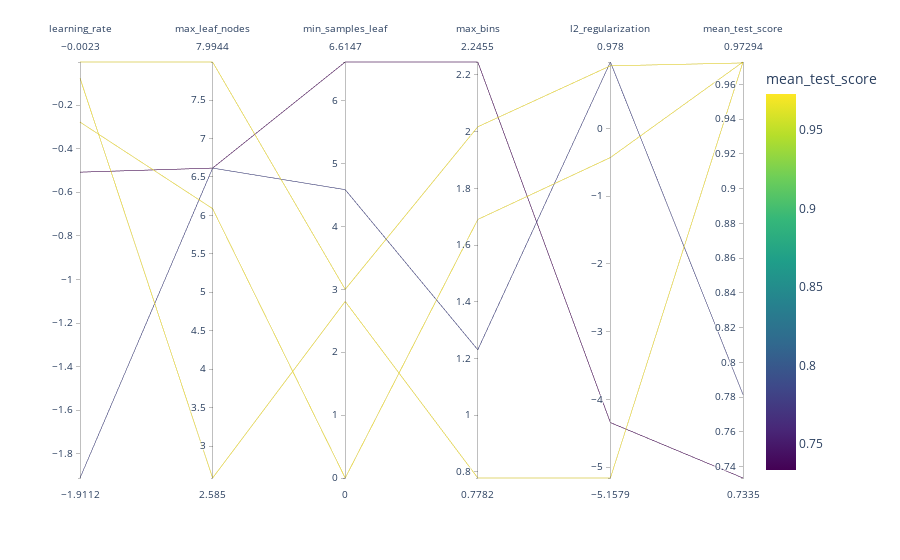

Write notebook code for a chart like this one.
### Code cell
import numpy as np
import plotly.express as px

# Rest of your code
log10_func = np.vectorize(np.log10)
log2_func = np.vectorize(np.log2)

fig = px.parallel_coordinates(
    cv_results.rename(shorten_param, axis=1).apply({
        "learning_rate": log10_func,
        "max_leaf_nodes": log2_func,
        "min_samples_leaf": log2_func,
        "max_bins": log10_func,
        "l2_regularization": log10_func,
        "mean_test_score": lambda x: x,
    }),
    color="mean_test_score",
    color_continuous_scale=px.colors.sequential.Viridis,
)
fig.show()

### Figure 1 — Plotly figure (JSON) as saved in the notebook; plotly's stock layout.template omitted (floating-point values rounded to 4 significant figures)
{"data": [{"dimensions": [{"label": "learning_rate", "values": [-0.07638, -0.278, -0.002325, -1.911, -0.5079]}, {"label": "max_leaf_nodes", "values": [2.585, 6.087, 7.994, 6.615, 6.615]}, {"label": "min_samples_leaf", "values": [2.807, 0, 3, 4.585, 6.615]}, {"label": "max_bins", "values": [0.7782, 1.69, 2.017, 1.23, 2.246]}, {"label": "l2_regularization", "values": [-5.158, -0.4313, 0.9215, 0.978, -4.341]}, {"label": "mean_test_score", "values": [0.9729, 0.9729, 0.9724, 0.7815, 0.7335]}], "domain": {"x": [0, 1], "y": [0, 1]}, "line": {"color": [0.9729, 0.9729, 0.9724, 0.7815, 0.7335], "coloraxis": "coloraxis"}, "name": "", "type": "parcoords"}], "layout": {"coloraxis": {"colorbar": {"title": {"text": "mean_test_score"}}, "colorscale": [[0, "#440154"], [0.1111, "#482878"], [0.2222, "#3e4989"], [0.3333, "#31688e"], [0.4444, "#26828e"], [0.5556, "#1f9e89"], [0.6667, "#35b779"], [0.7778, "#6ece58"], [0.8889, "#b5de2b"], [1, "#fde725"]]}, "legend": {"tracegroupgap": 0}, "margin": {"t": 60}}}
